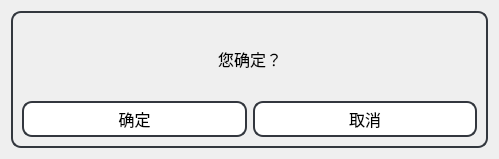
<?xml version="1.0" encoding="UTF-8"?>
<ui version="4.0">
 <class>Dialog</class>
 <widget class="QDialog" name="Dialog">
  <property name="geometry">
   <rect>
    <x>0</x>
    <y>0</y>
    <width>499</width>
    <height>159</height>
   </rect>
  </property>
  <property name="font">
   <font>
    <pointsize>9</pointsize>
   </font>
  </property>
  <property name="windowTitle">
   <string>鹅山通</string>
  </property>
  <property name="windowIcon">
   <iconset>
    <normaloff>icon.svg</normaloff>icon.svg</iconset>
  </property>
  <layout class="QGridLayout" name="gridLayout">
   <item row="0" column="0">
    <widget class="QGroupBox" name="groupBox">
     <property name="styleSheet">
      <string notr="true">QGroupBox {
	color: black;
	border: 2px solid #33373E; /* 边框宽度和颜色 */
	border-radius: 10px; /* 边框圆度 */;
}</string>
     </property>
     <property name="title">
      <string/>
     </property>
     <layout class="QVBoxLayout" name="verticalLayout" stretch="300,150">
      <item>
       <layout class="QHBoxLayout" name="horizontalLayout_2">
        <item>
         <spacer name="horizontalSpacer">
          <property name="orientation">
           <enum>Qt::Horizontal</enum>
          </property>
          <property name="sizeHint" stdset="0">
           <size>
            <width>40</width>
            <height>20</height>
           </size>
          </property>
         </spacer>
        </item>
        <item>
         <widget class="QLabel" name="que">
          <property name="sizePolicy">
           <sizepolicy hsizetype="Fixed" vsizetype="Preferred">
            <horstretch>0</horstretch>
            <verstretch>0</verstretch>
           </sizepolicy>
          </property>
          <property name="font">
           <font>
            <family>黑体</family>
            <pointsize>12</pointsize>
           </font>
          </property>
          <property name="text">
           <string>您确定？</string>
          </property>
         </widget>
        </item>
        <item>
         <spacer name="horizontalSpacer_2">
          <property name="orientation">
           <enum>Qt::Horizontal</enum>
          </property>
          <property name="sizeHint" stdset="0">
           <size>
            <width>40</width>
            <height>20</height>
           </size>
          </property>
         </spacer>
        </item>
       </layout>
      </item>
      <item>
       <layout class="QHBoxLayout" name="horizontalLayout">
        <item>
         <widget class="QPushButton" name="yes">
          <property name="sizePolicy">
           <sizepolicy hsizetype="Minimum" vsizetype="Expanding">
            <horstretch>0</horstretch>
            <verstretch>0</verstretch>
           </sizepolicy>
          </property>
          <property name="font">
           <font>
            <family>黑体</family>
            <pointsize>12</pointsize>
           </font>
          </property>
          <property name="styleSheet">
           <string notr="true">QPushButton {
	border-radius: 10px;
	border: 2px solid #33373E;
    background-color: #FFFFFF;  
}
QPushButton:hover {
    background-color: rgb(209, 209, 209);
}
QPushButton:pressed {
    background-color: rgb(190, 190, 190);
}</string>
          </property>
          <property name="text">
           <string>确定</string>
          </property>
         </widget>
        </item>
        <item>
         <widget class="QPushButton" name="cancel">
          <property name="sizePolicy">
           <sizepolicy hsizetype="Minimum" vsizetype="Expanding">
            <horstretch>0</horstretch>
            <verstretch>0</verstretch>
           </sizepolicy>
          </property>
          <property name="font">
           <font>
            <family>黑体</family>
            <pointsize>12</pointsize>
           </font>
          </property>
          <property name="styleSheet">
           <string notr="true">QPushButton {
	border-radius: 10px;
	border: 2px solid #33373E;
    background-color: #FFFFFF;  
}
QPushButton:hover {
    background-color: rgb(209, 209, 209);
}
QPushButton:pressed {
    background-color: rgb(190, 190, 190);
}</string>
          </property>
          <property name="text">
           <string>取消</string>
          </property>
         </widget>
        </item>
       </layout>
      </item>
     </layout>
    </widget>
   </item>
  </layout>
 </widget>
 <resources/>
 <connections/>
</ui>
